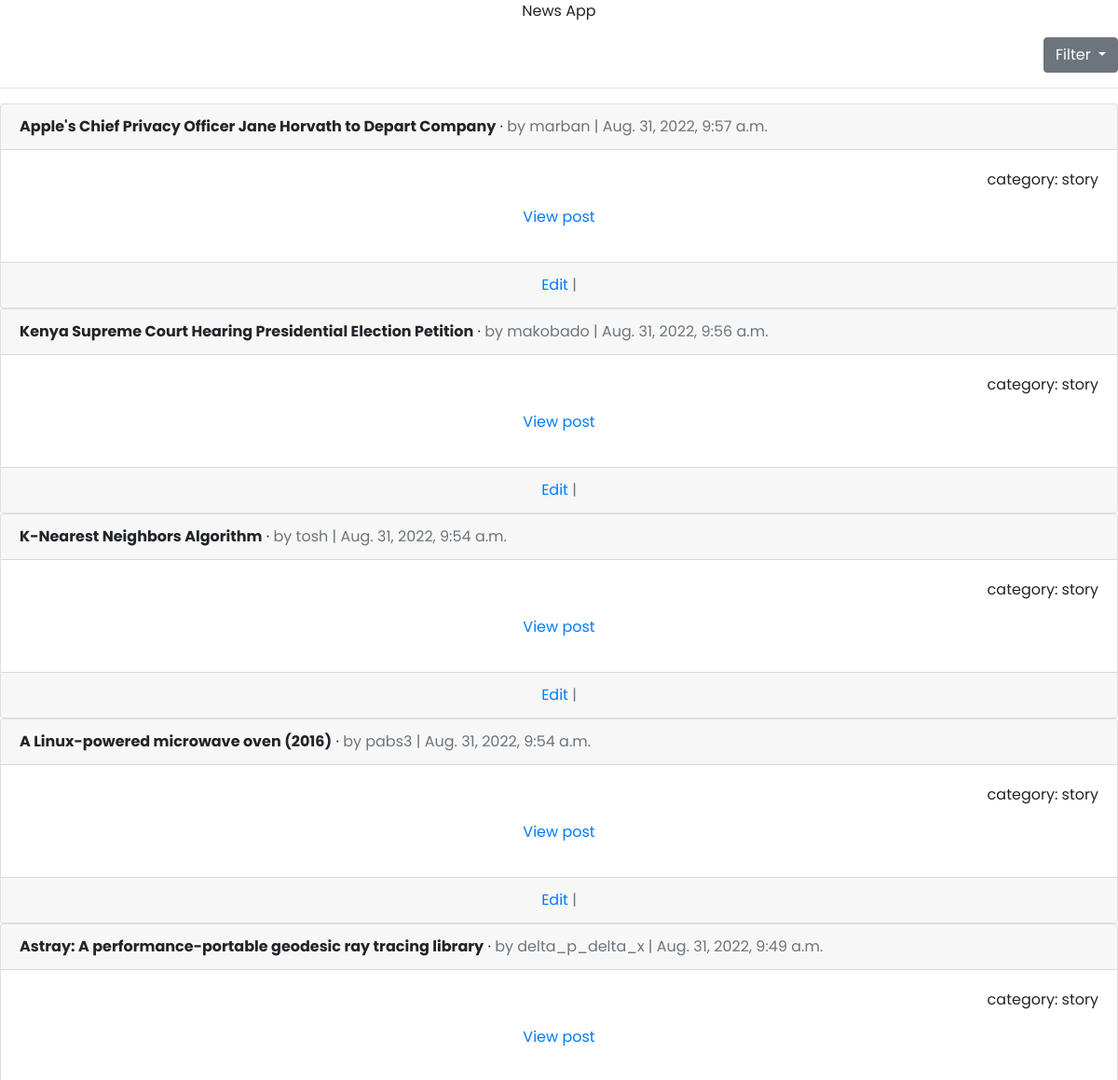
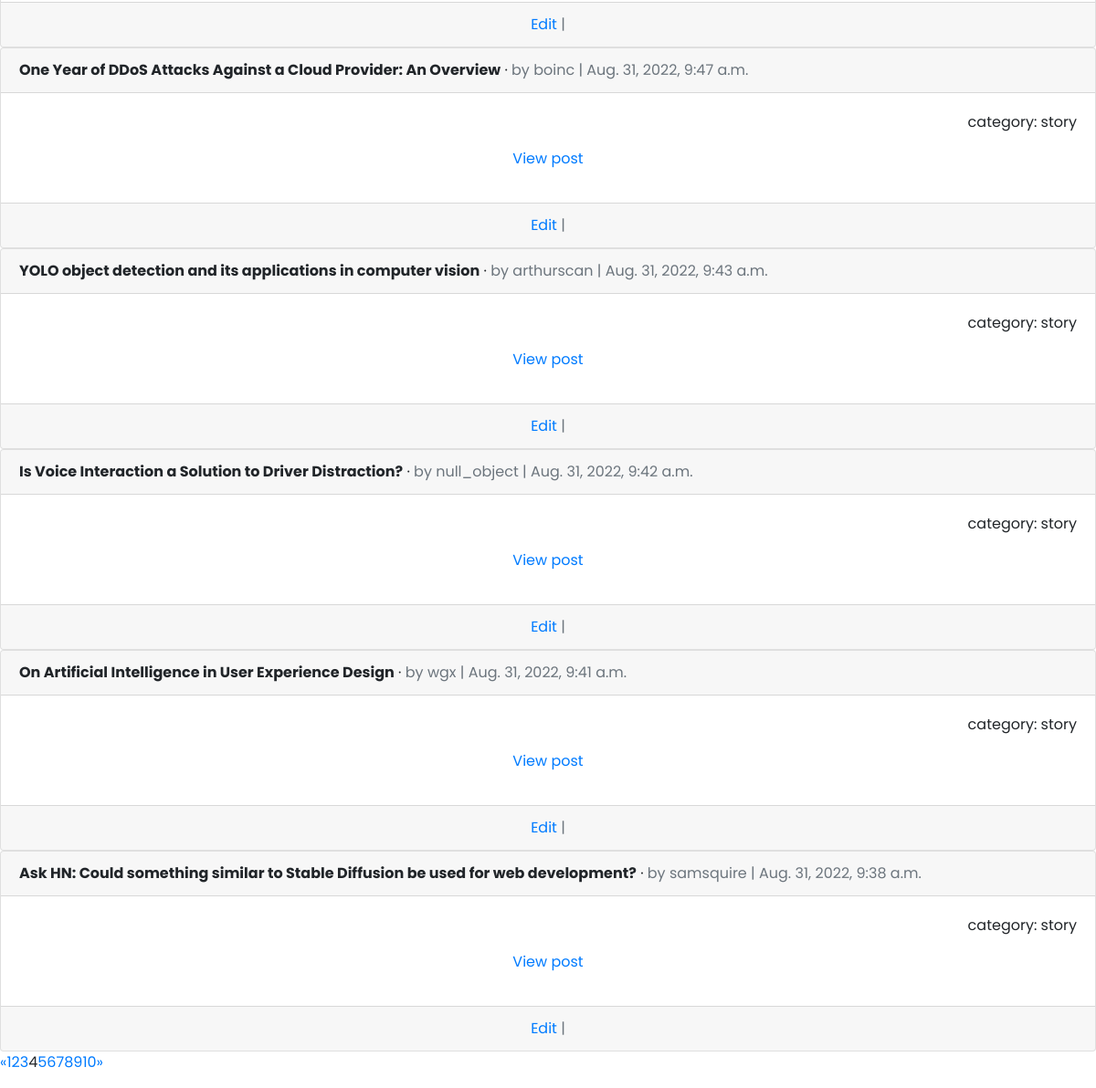
Page /news/story/?page=4 on the committed database (2 pictures, top to bottom).
### apiapp/models.py (models this page shows, shortened)
class News(models.Model):
    title = models.CharField(max_length=200, blank = True, null = True)
    hackernews_id = models.BigIntegerField(unique=True, primary_key=True)
    time = UCDateTimeField(default=datetime.now)
    category = models.CharField(max_length=50, blank = True, null = True)
    post_url = models.CharField(max_length=200, blank = True, null = True, default='http://stoplight.io/prism/')
    author = models.CharField(max_length=50, blank = True, null = True)
    path = models.CharField(max_length=50, blank = True, null = True, default='user')

### apiapp/views.py (the view)
# urls.py: path('story/', story, name='story'),
def story(request):
    all_posts = News.objects.all().order_by('-time')
    filter_posts = News.objects.filter(category='story').all().order_by('-time')
    page = request.GET.get('page', 1)
    paginator = Paginator(filter_posts, 10)
    try:
        posts = paginator.page(page)
    except PageNotAnInteger:
        posts = paginator.page(1)
    except EmptyPage:
        posts = paginator.page(paginator.num_pages)
    return render(request, 'news_api/story.html', {"posts": posts})

### templates/news_api/story.html (shortened to what this page needs)
{% extends 'news_api/base.html' %}
{% block content %}
<p class="text-center">News App</p>
<div class="dropdown text-right">
  <button class="btn btn-secondary dropdown-toggle" type="button" data-toggle="dropdown" aria-expanded="false">
    Filter
  </button>
</div>
<hr>
{% for post in posts %}
  <div class="card">
    <div class="card-header">
      <span class="font-weight-bold">{{ post.title }}</span> &middot;
      <span class="text-muted">by {{ post.author }} |
      {{ post.time }}</span>
    </div>
    <div class="card-body">
      <p class="text-right"> category: {{ post.category }}</p>
      <p class="text-center"><a href="{{ post.post_url }}">View post</a></p>
    </div>
    <div class="card-footer text-center text-muted">
        <a href="{% url 'post_edit' post.pk %}">Edit</a> |
    </div>
  </div>
{% endfor %}
{% if posts.has_other_pages %}
  <ul class="pagination">
    {% if posts.has_previous %}
      <li><a href="?page={{ users.previous_page_number }}">&laquo;</a></li>
    {% else %}
      <li class="disabled"><span>&laquo;</span></li>
    {% endif %}
    {% for i in posts.paginator.page_range %}
      {% if posts.number == i %}
        <li class="active"><span>{{ i }} <span class="sr-only">(current)</span></span></li>
      {% else %}
        <li><a href="?page={{ i }}">{{ i }}</a></li>
      {% endif %}
    {% endfor %}
    {% if posts.has_next %}
      <li><a href="?page={{ users.next_page_number }}">&raquo;</a></li>
    {% else %}
      <li class="disabled"><span>&raquo;</span></li>
    {% endif %}
  </ul>
{% endif %}
{% endblock content %}

### templates/news_api/base.html (style rules this page uses)
body { font-family:'Poppins'; }

### rows in the picture
News: title "Apple's Chief Privacy Officer Jane Horvath to Depart Company", author "marban", time "Aug. 31, 2022, 9:57 a.m.", category "story"
News: title "Kenya Supreme Court Hearing Presidential Election Petition", author "makobado", time "Aug. 31, 2022, 9:56 a.m.", category "story"
News: title "K-Nearest Neighbors Algorithm", author "tosh", time "Aug. 31, 2022, 9:54 a.m.", category "story"
News: title "A Linux-powered microwave oven (2016)", author "pabs3", time "Aug. 31, 2022, 9:54 a.m.", category "story"
News: title "Astray: A performance-portable geodesic ray tracing library", author "delta_p_delta_x", time "Aug. 31, 2022, 9:49 a.m.", category "story"
News: title "One Year of DDoS Attacks Against a Cloud Provider: An Overview", author "boinc", time "Aug. 31, 2022, 9:47 a.m.", category "story"
News: title "YOLO object detection and its applications in computer vision", author "arthurscan", time "Aug. 31, 2022, 9:43 a.m.", category "story"
News: title "Is Voice Interaction a Solution to Driver Distraction?", author "null_object", time "Aug. 31, 2022, 9:42 a.m.", category "story"
News: title "On Artificial Intelligence in User Experience Design", author "wgx", time "Aug. 31, 2022, 9:41 a.m.", category "story"
News: title "Ask HN: Could something similar to Stable Diffusion be used for web development?", author "samsquire", time "Aug. 31, 2022, 9:38 a.m.", category "story"

### other values in the picture
{{ i }} "1" "2" "3" "5" "6" "7" "8" "9" "10"
{{ i }} "4"
